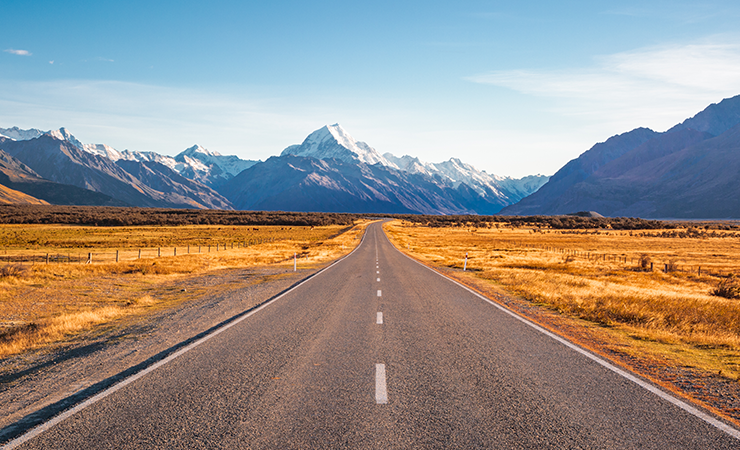
#> input picture 2026-09-14/pil-study/road.png, 740 x 450 px
$ jupyter execute step02.ipynb
#> lines starting #> are read from the running program, lines starting #| are printed output that depends on the picture
[cell 1]
from PIL import Image
import pandas as pd

img = Image.open("road.png")
#> img is the input picture: PIL image 740x450 RGBA; mean R, G, B, A 150.6, 143.5, 137.2, 255

sizes = {
    "원본": img.size,
    "50%": (img.width // 2, img.height // 2),
    "25%": (img.width // 4, img.height // 4)
}

modes = ["RGB", "L", "1"]

result = []

for size_name, size in sizes.items():
    resized = img.resize(size)

    for mode in modes:
        converted = resized.convert(mode)

        result.append({
            "크기": size_name,
            "해상도": f"{converted.width} x {converted.height}",
            "모드": mode,
            "메모리(Bytes)": len(converted.tobytes())
        })
#> this loop made 3 passes
#> pass 2, `resized = img.resize(size)`:
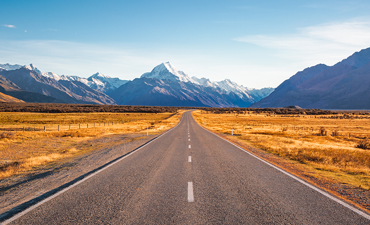
#> resized: PIL image 370x225 RGBA; mean R, G, B, A 150.6, 143.5, 137.3, 255
#> pass 3, `resized = img.resize(size)`:
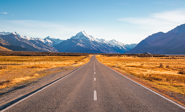
#> resized: PIL image 185x112 RGBA; mean R, G, B, A 150.6, 143.5, 137.2, 255
#> after the loop:
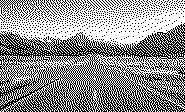
#> converted: PIL image 185x112 1; 56.6% white; black in thin lines or dots
#> after the loop, result = 9 items

df = pd.DataFrame(result)
#> df = table of 9 rows and 4 columns

df
#> Out = table of 9 rows and 4 columns
